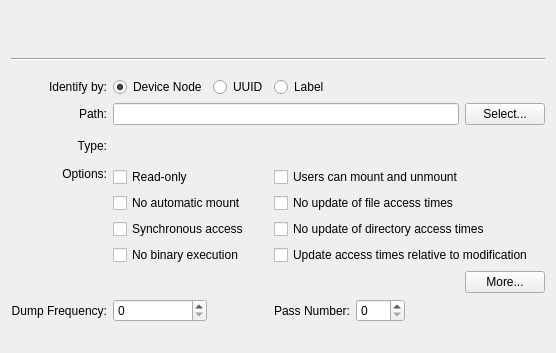
<?xml version="1.0" encoding="UTF-8"?>
<ui version="4.0">
 <class>EditMountPointDialogWidgetBase</class>
 <widget class="QWidget" name="EditMountPointDialogWidgetBase">
  <property name="geometry">
   <rect>
    <x>0</x>
    <y>0</y>
    <width>534</width>
    <height>353</height>
   </rect>
  </property>
  <layout class="QGridLayout" name="gridLayout">
   <item row="5" column="0">
    <widget class="QLabel" name="m_LabelPath">
     <property name="text">
      <string>Path:</string>
     </property>
     <property name="alignment">
      <set>Qt::AlignRight|Qt::AlignTrailing|Qt::AlignVCenter</set>
     </property>
     <property name="buddy">
      <cstring>m_EditPath</cstring>
     </property>
    </widget>
   </item>
   <item row="5" column="1" colspan="5">
    <widget class="QLineEdit" name="m_EditPath">
     <property name="sizePolicy">
      <sizepolicy hsizetype="Expanding" vsizetype="Fixed">
       <horstretch>3</horstretch>
       <verstretch>0</verstretch>
      </sizepolicy>
     </property>
    </widget>
   </item>
   <item row="5" column="6">
    <widget class="QPushButton" name="m_ButtonSelect">
     <property name="sizePolicy">
      <sizepolicy hsizetype="Minimum" vsizetype="Fixed">
       <horstretch>1</horstretch>
       <verstretch>0</verstretch>
      </sizepolicy>
     </property>
     <property name="text">
      <string>Select...</string>
     </property>
    </widget>
   </item>
   <item row="6" column="0">
    <widget class="QLabel" name="m_LabelType">
     <property name="text">
      <string>Type:</string>
     </property>
     <property name="alignment">
      <set>Qt::AlignRight|Qt::AlignTrailing|Qt::AlignVCenter</set>
     </property>
    </widget>
   </item>
   <item row="7" column="0">
    <widget class="QLabel" name="m_LabelOptions">
     <property name="text">
      <string>Options:</string>
     </property>
     <property name="alignment">
      <set>Qt::AlignRight|Qt::AlignTop|Qt::AlignTrailing</set>
     </property>
    </widget>
   </item>
   <item row="7" column="1" colspan="2">
    <widget class="QCheckBox" name="m_CheckReadOnly">
     <property name="text">
      <string>Read-only</string>
     </property>
    </widget>
   </item>
   <item row="7" column="3" colspan="4">
    <widget class="QCheckBox" name="m_CheckUsers">
     <property name="text">
      <string>Users can mount and unmount</string>
     </property>
    </widget>
   </item>
   <item row="8" column="1" colspan="2">
    <widget class="QCheckBox" name="m_CheckNoAuto">
     <property name="text">
      <string>No automatic mount</string>
     </property>
    </widget>
   </item>
   <item row="8" column="3" colspan="3">
    <widget class="QCheckBox" name="m_CheckNoAtime">
     <property name="text">
      <string>No update of file access times</string>
     </property>
    </widget>
   </item>
   <item row="9" column="1" colspan="2">
    <widget class="QCheckBox" name="m_CheckSync">
     <property name="text">
      <string>Synchronous access</string>
     </property>
    </widget>
   </item>
   <item row="9" column="3" colspan="4">
    <widget class="QCheckBox" name="m_CheckNoDirAtime">
     <property name="text">
      <string>No update of directory access times</string>
     </property>
    </widget>
   </item>
   <item row="10" column="1" colspan="2">
    <widget class="QCheckBox" name="m_CheckNoExec">
     <property name="text">
      <string>No binary execution</string>
     </property>
    </widget>
   </item>
   <item row="10" column="3" colspan="4">
    <widget class="QCheckBox" name="m_CheckRelAtime">
     <property name="text">
      <string>Update access times relative to modification</string>
     </property>
    </widget>
   </item>
   <item row="11" column="3" colspan="3">
    <spacer name="horizontalSpacer">
     <property name="orientation">
      <enum>Qt::Horizontal</enum>
     </property>
     <property name="sizeHint" stdset="0">
      <size>
       <width>195</width>
       <height>22</height>
      </size>
     </property>
    </spacer>
   </item>
   <item row="11" column="6">
    <widget class="QPushButton" name="m_ButtonMore">
     <property name="text">
      <string>More...</string>
     </property>
    </widget>
   </item>
   <item row="12" column="0">
    <widget class="QLabel" name="m_LabelDumpFreq">
     <property name="text">
      <string>Dump Frequency:</string>
     </property>
     <property name="alignment">
      <set>Qt::AlignRight|Qt::AlignTrailing|Qt::AlignVCenter</set>
     </property>
     <property name="buddy">
      <cstring>m_SpinDumpFreq</cstring>
     </property>
    </widget>
   </item>
   <item row="12" column="1">
    <widget class="QSpinBox" name="m_SpinDumpFreq"/>
   </item>
   <item row="12" column="2">
    <spacer name="horizontalSpacer_2">
     <property name="orientation">
      <enum>Qt::Horizontal</enum>
     </property>
     <property name="sizeHint" stdset="0">
      <size>
       <width>70</width>
       <height>23</height>
      </size>
     </property>
    </spacer>
   </item>
   <item row="12" column="3">
    <widget class="QLabel" name="m_LabelPassNumber">
     <property name="text">
      <string>Pass Number:</string>
     </property>
     <property name="alignment">
      <set>Qt::AlignRight|Qt::AlignTrailing|Qt::AlignVCenter</set>
     </property>
     <property name="buddy">
      <cstring>m_SpinPassNumber</cstring>
     </property>
    </widget>
   </item>
   <item row="12" column="4">
    <widget class="QSpinBox" name="m_SpinPassNumber"/>
   </item>
   <item row="12" column="5" colspan="2">
    <spacer name="horizontalSpacer_3">
     <property name="orientation">
      <enum>Qt::Horizontal</enum>
     </property>
     <property name="sizeHint" stdset="0">
      <size>
       <width>135</width>
       <height>23</height>
      </size>
     </property>
    </spacer>
   </item>
   <item row="0" column="0" colspan="7">
    <widget class="QLabel" name="m_LabelNameValue">
     <property name="font">
      <font>
       <weight>75</weight>
       <bold>true</bold>
      </font>
     </property>
     <property name="text">
      <string/>
     </property>
     <property name="alignment">
      <set>Qt::AlignCenter</set>
     </property>
    </widget>
   </item>
   <item row="6" column="1" colspan="2">
    <widget class="QLabel" name="m_LabelTypeValue">
     <property name="text">
      <string/>
     </property>
    </widget>
   </item>
   <item row="2" column="0" colspan="7">
    <widget class="Line" name="line">
     <property name="orientation">
      <enum>Qt::Horizontal</enum>
     </property>
    </widget>
   </item>
   <item row="1" column="0" colspan="7">
    <spacer name="verticalSpacer">
     <property name="orientation">
      <enum>Qt::Vertical</enum>
     </property>
     <property name="sizeType">
      <enum>QSizePolicy::Fixed</enum>
     </property>
     <property name="sizeHint" stdset="0">
      <size>
       <width>20</width>
       <height>10</height>
      </size>
     </property>
    </spacer>
   </item>
   <item row="3" column="0" colspan="7">
    <spacer name="verticalSpacer_2">
     <property name="orientation">
      <enum>Qt::Vertical</enum>
     </property>
     <property name="sizeType">
      <enum>QSizePolicy::Fixed</enum>
     </property>
     <property name="sizeHint" stdset="0">
      <size>
       <width>20</width>
       <height>10</height>
      </size>
     </property>
    </spacer>
   </item>
   <item row="13" column="0" colspan="7">
    <spacer name="verticalSpacer_3">
     <property name="orientation">
      <enum>Qt::Vertical</enum>
     </property>
     <property name="sizeType">
      <enum>QSizePolicy::Fixed</enum>
     </property>
     <property name="sizeHint" stdset="0">
      <size>
       <width>20</width>
       <height>20</height>
      </size>
     </property>
    </spacer>
   </item>
   <item row="4" column="1">
    <widget class="QRadioButton" name="m_RadioDeviceNode">
     <property name="text">
      <string>Device Node</string>
     </property>
     <property name="checked">
      <bool>true</bool>
     </property>
    </widget>
   </item>
   <item row="4" column="2">
    <widget class="QRadioButton" name="m_RadioUUID">
     <property name="text">
      <string>UUID</string>
     </property>
    </widget>
   </item>
   <item row="4" column="3">
    <widget class="QRadioButton" name="m_RadioLabel">
     <property name="text">
      <string>Label</string>
     </property>
    </widget>
   </item>
   <item row="4" column="0">
    <widget class="QLabel" name="label">
     <property name="text">
      <string>Identify by:</string>
     </property>
     <property name="alignment">
      <set>Qt::AlignRight|Qt::AlignTrailing|Qt::AlignVCenter</set>
     </property>
    </widget>
   </item>
  </layout>
 </widget>
 <resources/>
 <connections/>
</ui>
